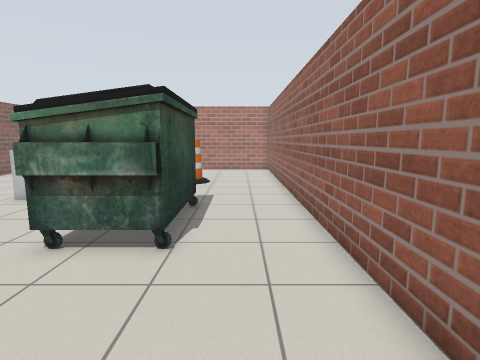
[1] (above)

15 first-person views from a walk through a Gazebo world. The camera is 1.2 m above the floor, tilts 8° down and sees 80° across. The floor is counted in squares, 0.5 m on a side. Each view is taken from the middle of a square. On the plan, view 1 faces up. The plan holds only what a view shows up to about 18 squares ahead; the rest is blank. Simple patterns stand in for the simulator's built-in surfaces.

[2]
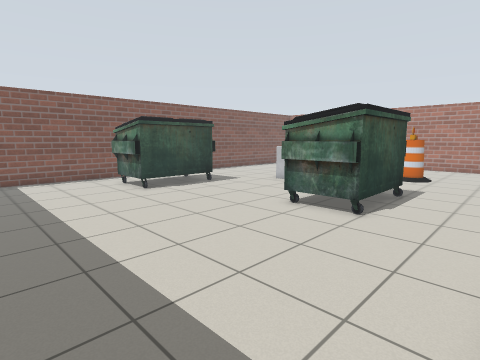

[3]
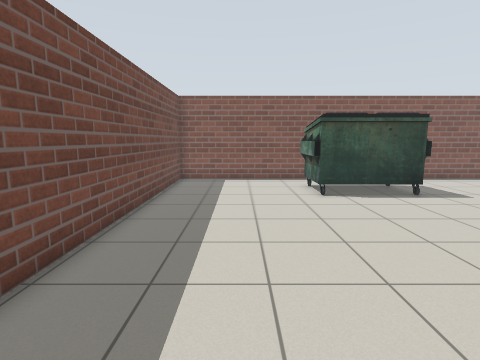

[4]
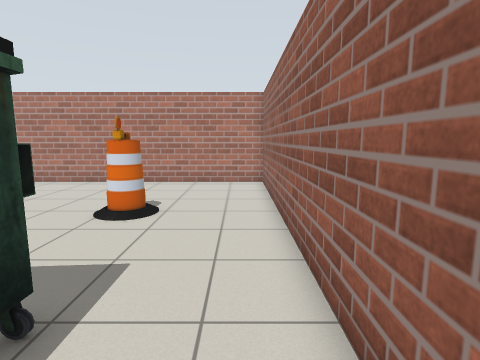

[5]
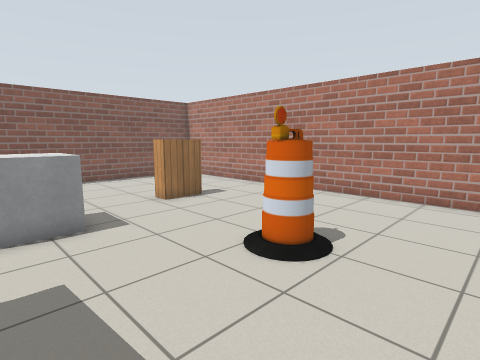

[6]
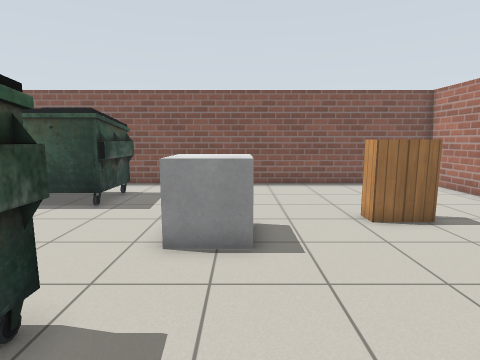

[7]
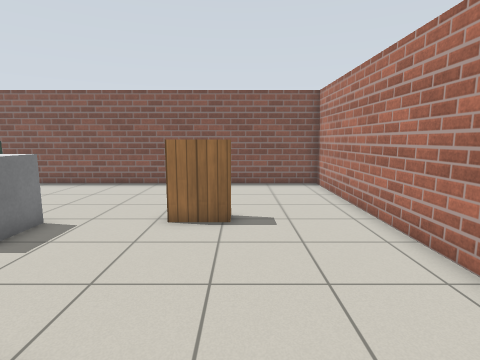

[8]
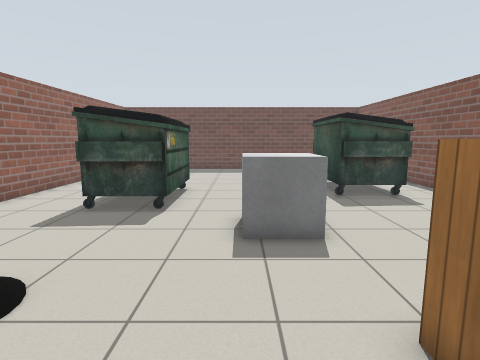

[9]
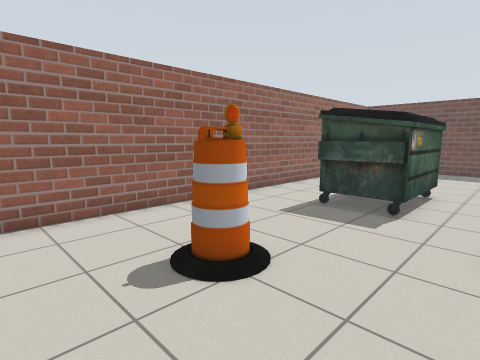

[10]
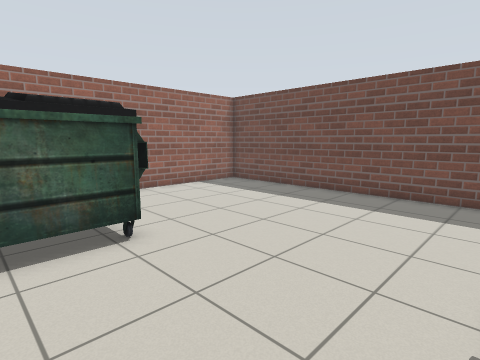

[11]
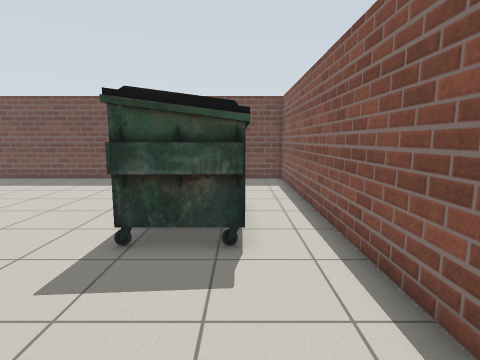

[12]
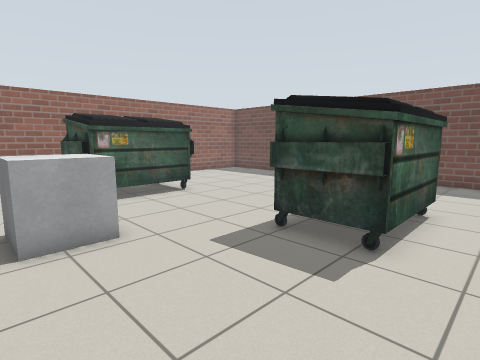

[13]
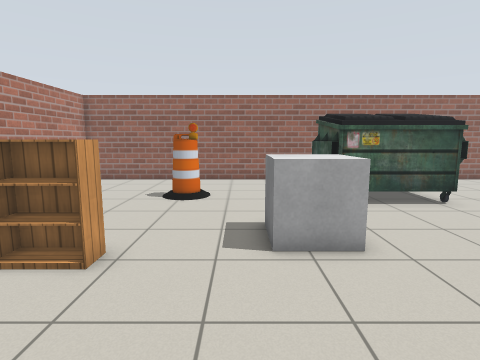

[14]
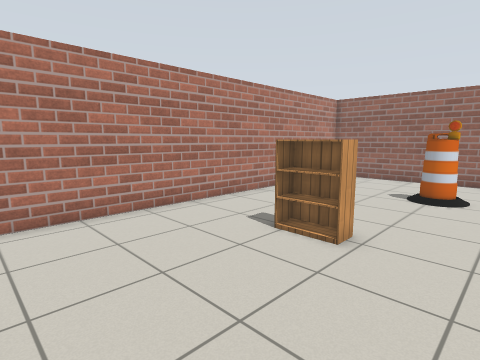

[15]
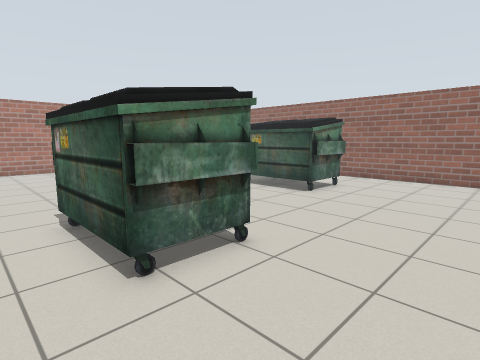

### Floor plan
Key: @ floor where view 1 was taken; # wall or solid block; . floor; B barrel; U dumpster; K bookshelf; O other object.
Columns run from 17 left of view 1 to 3 right of it. Each row starts with its distance up from view 1.
 23 #####################
 22 #...................#
 21 #...................#
 20 #...................#
 19 #...................#
 18 #......KK...........#
 17 #......KK.....B.....#
 16 #.............BB....#
 15 #...................#
 14 #...................#
 13 #.......OOO.........#
 12 #.......OOO.........#
 11 #...................#
 10 #............UUU....#
  9 #............UUU....#
  8 #..UUUU......UUU....#
  7 #..U  U......UUU....#
  6 #..U  U......UUU....#
  5 #..U  U.............#
  4 #..UUUU.............#
  3 #..UUU..............#
  2 #...................#
  1 #...................#
  0 #................@..#
 -1 #...................#
 -2 #...................#
 -3 #...................#
 -4 #####################

Where each view was taken, in squares from view 1:
view 1: 0 up, 0 right, facing up
view 2: 3 down, 2 right, facing up-left
view 3: 0 up, 1 right, facing left
view 4: 7 up, 1 right, facing up
view 5: 11 up, 1 right, facing up-left
view 6: 13 up, 1 left, facing left
view 7: 19 up, 1 left, facing left
view 8: 20 up, 7 left, facing down
view 9: 20 up, 7 left, facing down-right
view 10: 9 up, 11 left, facing down-right
view 11: 14 up, 14 left, facing down
view 12: 14 up, 16 left, facing down-right
view 13: 14 up, 15 left, facing right
view 14: 14 up, 16 left, facing up-right
view 15: 1 down, 16 left, facing up-right
